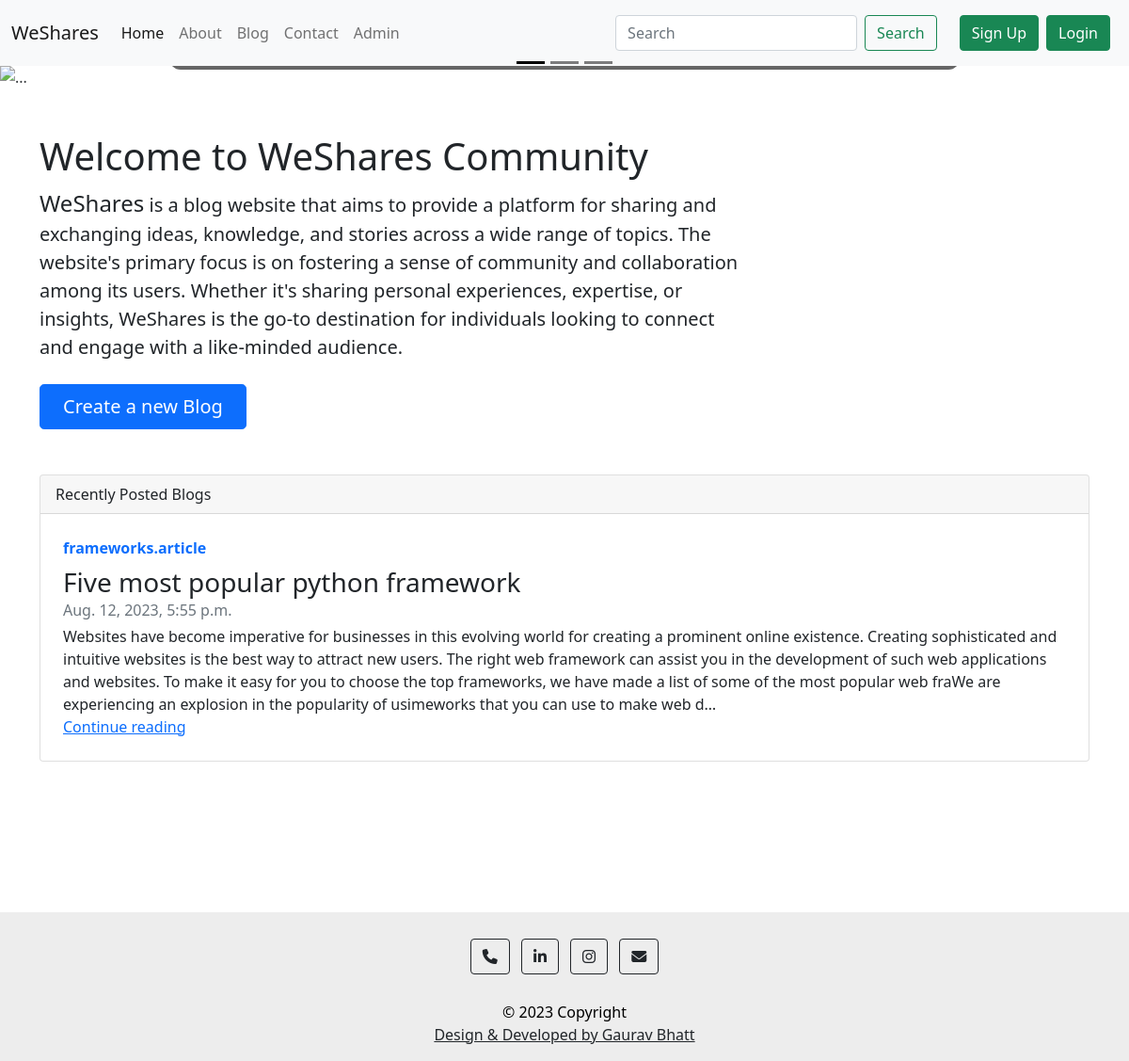
/, run on an earlier commit of the app's database.
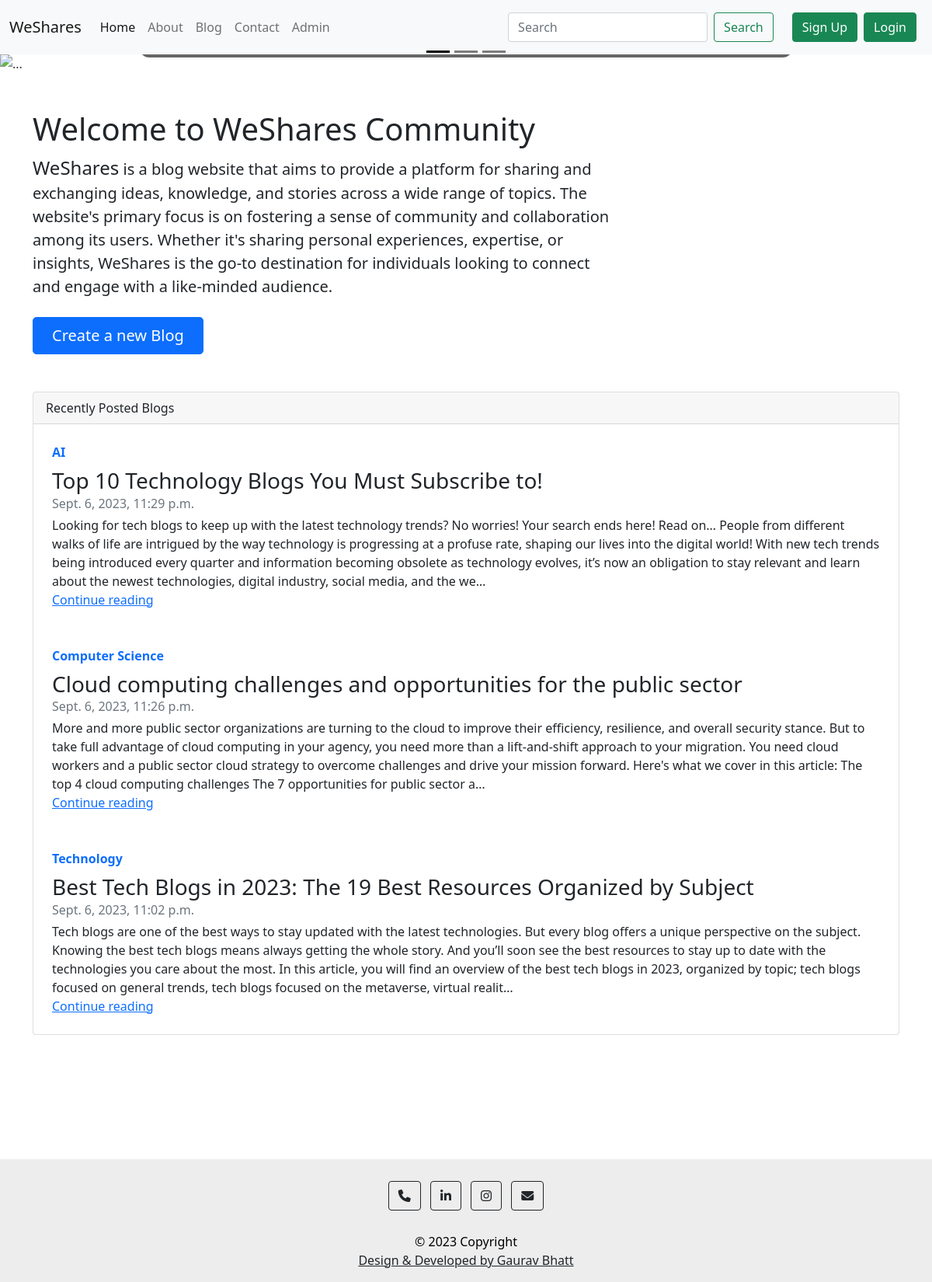
And on a later commit of the database.
### blog/models.py (models this page shows, shortened)
class post(models.Model):
    sno=models.AutoField(primary_key=True)
    title=models.CharField(max_length=122)
    content=models.CharField(max_length=10000)
    author=models.CharField(max_length=20)
    slug=models.CharField(max_length=120)
    date=models.DateTimeField()
    user =models.ForeignKey(User, on_delete=models.CASCADE , null=True)

### home/views.py (the view)
# urls.py: path('', views.home , name="home"),
def home(request):
     allpost=models.post.objects.all()[::-2]
     context={'allpost':allpost}
     return render(request , 'home/home.html' , context)

### template/home/home.html (shortened to what this page needs)
{% extends 'base.html' %}
{% block homeactive %} active{% endblock homeactive %}
{% block body %}
<div id="carouselExampleDark" class="carousel carousel-dark slide" data-bs-ride="carousel">
    <div class="carousel-indicators">
      <button type="button" data-bs-target="#carouselExampleDark" data-bs-slide-to="0" class="active" aria-current="true" aria-label="Slide 1"></button>
      <button type="button" data-bs-target="#carouselExampleDark" data-bs-slide-to="1" aria-label="Slide 2"></button>
      <button type="button" data-bs-target="#carouselExampleDark" data-bs-slide-to="2" aria-label="Slide 3"></button>
    </div>
    <div class="carousel-inner">
      <div class="carousel-item active" data-bs-interval="10000" >
        <img src="https://source.unsplash.com/random/1600x500/?Tech" class="d-block w-100" alt="..." style="opacity: 0.9;">
        <div class="carousel-caption d-none d-md-block" style="opacity: 0.6; background-color: black; border-radius: 12px;">
        </div>
      </div>
    </div>
  </div>
  <div class="container my-3 mt-5">
    <main>
        <h1>Welcome to WeShares Community</h1>
        <p class="fs-5 col-md-8 mb-4"> <big> WeShares</big> is a blog website that aims to provide a platform for sharing and exchanging ideas, knowledge, and stories across a wide range of topics. The website's primary focus is on fostering a sense of community and collaboration among its users. Whether it's sharing personal experiences, expertise, or insights, WeShares is the go-to destination for individuals looking to connect and engage with a like-minded audience.</p>
        <div class="mb-5">
          <a href="/createblog" class="btn btn-primary btn-lg px-4">Create a new  Blog</a>
        </div>
      </main>
  </div>
  <div class="container my-3">
    <div class="card">
        <div class="card-header">
          Recently Posted  Blogs
        </div>
        {% for post in allpost  %}
        <div class="col p-4 d-flex flex-column position-static">
            <strong class="d-inline-block mb-2 text-primary">{{post.slug}}</strong>
            <h3 class="mb-0">{{post.title}}</h3>
            <div class="mb-1 text-muted">{{post.date}}</div>
            <p class="card-text mb-auto">{{post.content| truncatechars:500}}</p>
            <a href="/blog/{{post.slug}}" >Continue reading</a>
          </div>
          {% endfor %}
      </div>
  </div>
{% endblock body %}

What changed in the data, as far as the page shows it:
removed post: slug "frameworks.article", title "Five most popular python framework", date "Aug. 12, 2023, 5:55 p.m.", content "Websites have become imperative for businesses in this evolving world for creating a prominent online existence. Creating sophisticated and intuitive websites is the best way to attract new users. The right web framework can assist you in the development of such web applications and websites. To make it easy for you to choose the top frameworks, we have made a list of some of the most popular web fraWe are experiencing an explosion in the popularity of usimeworks that you can use to make web d…"
added post: slug "AI", title "Top 10 Technology Blogs You Must Subscribe to!", date "Sept. 6, 2023, 11:29 p.m.", content "Looking for tech blogs to keep up with the latest technology trends? No worries! Your search ends here! Read on… People from different walks of life are intrigued by the way technology is progressing at a profuse rate, shaping our lives into the digital world! With new tech trends being introduced every quarter and information becoming obsolete as technology evolves, it’s now an obligation to stay relevant and learn about the newest technologies, digital industry, social media, and the we…"
added post: slug "Computer Science", title "Cloud computing challenges and opportunities for the public sector", date "Sept. 6, 2023, 11:26 p.m.", content "More and more public sector organizations are turning to the cloud to improve their efficiency, resilience, and overall security stance. But to take full advantage of cloud computing in your agency, you need more than a lift-and-shift approach to your migration. You need cloud workers and a public sector cloud strategy to overcome challenges and drive your mission forward. Here's what we cover in this article: The top 4 cloud computing challenges The 7 opportunities for public sector a…"
added post: slug "Technology", title "Best Tech Blogs in 2023: The 19 Best Resources Organized by Subject", date "Sept. 6, 2023, 11:02 p.m.", content "Tech blogs are one of the best ways to stay updated with the latest technologies. But every blog offers a unique perspective on the subject. Knowing the best tech blogs means always getting the whole story. And you’ll soon see the best resources to stay up to date with the technologies you care about the most. In this article, you will find an overview of the best tech blogs in 2023, organized by topic; tech blogs focused on general trends, tech blogs focused on the metaverse, virtual realit…"
